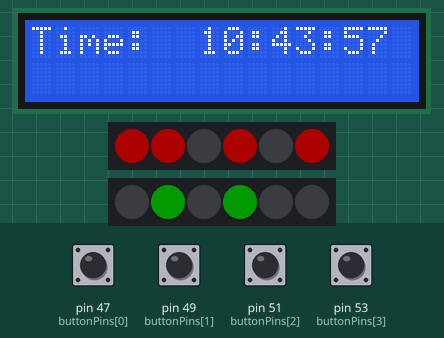
The sketch below on a simulated Arduino Mega 2560, built with avr-gcc and run on an emulated ATmega2560. Shown: 16×2 character LCD, 2 × 6 RGB LEDs in strip order, left to right. The inputs (shaded band) are chosen by the test bench; at power-on: pin 47 (buttonPins[0]), pin 49 (buttonPins[1]), pin 51 (buttonPins[2]), pin 53 (buttonPins[3]) LOW. Dim RGB values are drawn brighter than linear; the local clock reads 2024-03-15 10:24:30 at power-on unless the sketch sets it; what the sketch prints to the serial monitor is not drawn.

Above: at 2.2 s.
2.3 s: pin 47 (buttonPins[0]) pulled HIGH for 1 s
At 4.3 s:
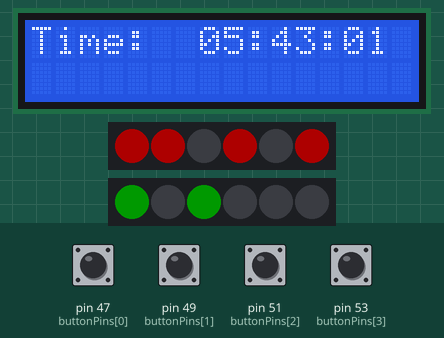
4.8 s: pin 47 (buttonPins[0]) pulled HIGH for 1 s
At 6.8 s:
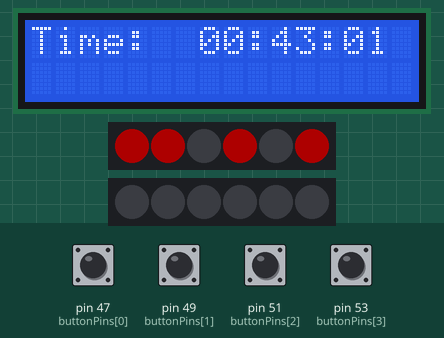
8.8 s: pin 49 (buttonPins[1]) pulled HIGH for 0.15 s
At 9.6 s:
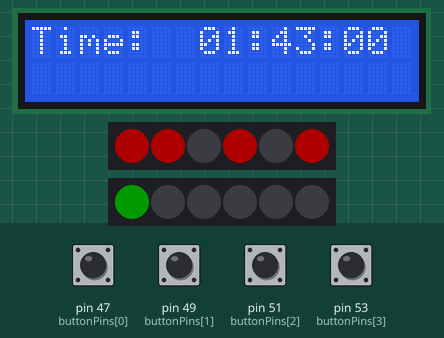
Timing chart, 0 to 9.9 s (numbered marks = the images above; inputs shaded):
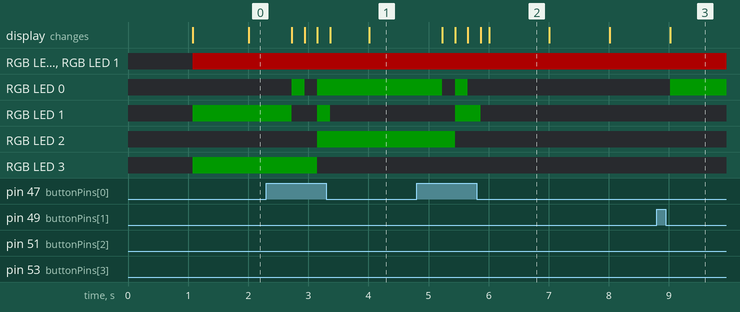

Measured:
- after the input at 8.8 s, the display: changes after 0.22 s (image 3)
- what the display in image 2 shows lasts 1.0 s, from 6.0 s to 7.0 s

The sketch:

clock_with_RTC_prints_to_lcd.ino
```cpp
#include <LiquidCrystal.h>
#include <DS3231.h>
#include <Wire.h>
#include <FastLED.h>

// Init the DS3231 using the hardware interface
DS3231 rtc(SDA, SCL);

// Initialize the library by associating any needed LCD interface pin
// with the Arduino pin number it is connected to
const int rs = 12, en = 11, d4 = 5, d5 = 4, d6 = 3, d7 = 2;
LiquidCrystal lcd(rs, en, d4, d5, d6, d7);

// Pins in order of most to least significant bit
const int min_pin = 6;
const int hour_pin = 7;
const int NUM_LEDS = 6;

// Create a FastLED object
CRGB min_leds[NUM_LEDS];
CRGB hour_leds[NUM_LEDS];

void parseTimeString(const String &timeString, int &hour, int &minute);

int manualHour = 0;
int manualMinute = 0;

const int buttonPins[] = {47, 49, 51, 53}; // Pins where buttons are connected

bool timeAdjusted = false;

void setup()
{
    // Start the serial port
    Serial.begin(57600);

    // Initialize the FastLED library
    FastLED.addLeds<WS2812B, min_pin, GRB>(min_leds, NUM_LEDS);
    FastLED.addLeds<WS2812B, hour_pin, GRB>(hour_leds, NUM_LEDS);
    FastLED.clear();

    // Set the brightness level (0-255)
    FastLED.setBrightness(50); // Adjust the brightness as desired

    // Start the I2C interface
    Wire.begin();
    rtc.begin();

    // The following lines can be uncommented to set the date and time
    rtc.setDOW(SATURDAY);     // Set Day-of-Week to TUESDAY
    rtc.setTime(10, 43, 55);  // Set the time to 10:43:00 (24hr format)
    rtc.setDate(24, 6, 2024); // Set the date to June 24th, 2024

    // Initialize button pins as inputs
    for (int i = 0; i < 4; i++)
    {
        pinMode(buttonPins[i], INPUT);
    }

    // Initialize the LCD
    lcd.begin(16, 2);

    // Delay for initial setup
    delay(1000);

    // Initialize manual time with RTC time
    String timeString = rtc.getTimeStr();
    parseTimeString(timeString, manualHour, manualMinute);
}

void loop()
{
    // Get the current time as a string
    String timeString = rtc.getTimeStr();
    Serial.println(timeString);

    // Handle button presses
    if (digitalRead(buttonPins[0]) == HIGH)
    {                                            // Button pressed (HIGH due to pull-down resistor)
        manualHour = (manualHour - 1 + 24) % 24; // Wrap around 24-hour format
        delay(200);                              // Debounce delay
        timeAdjusted = true;
    }
    if (digitalRead(buttonPins[1]) == HIGH)
    {                                       // Button pressed (HIGH due to pull-down resistor)
        manualHour = (manualHour + 1) % 24; // Wrap around 24-hour format
        delay(200);                         // Debounce delay
        timeAdjusted = true;
    }
    if (digitalRead(buttonPins[2]) == HIGH)
    {                                                // Button pressed (HIGH due to pull-down resistor)
        manualMinute = (manualMinute - 1 + 60) % 60; // Wrap around 60-minute format
        delay(200);                                  // Debounce delay
        timeAdjusted = true;
    }
    if (digitalRead(buttonPins[3]) == HIGH)
    {                                           // Button pressed (HIGH due to pull-down resistor)
        manualMinute = (manualMinute + 1) % 60; // Wrap around 60-minute format
        delay(200);                             // Debounce delay
        timeAdjusted = true;
    }

    if (timeAdjusted)
    {
        rtc.setTime(manualHour, manualMinute, 0); // Update the RTC time
        timeAdjusted = false;                     // Reset the flag
    }

    // Parse the hour and minute from the RTC time
    int rtcHour, rtcMinute;
    parseTimeString(timeString, rtcHour, rtcMinute);

    // Display the parsed values
    Serial.print("RTC hour: ");
    Serial.println(rtcHour);
    Serial.print("RTC minute: ");
    Serial.println(rtcMinute);

    // Display the binary values on LEDs
    displayNumberInBinary(rtcHour, hour_leds, CRGB::Green);
    displayNumberInBinary(rtcMinute, min_leds, CRGB::Red);

    // Display the current time from RTC on the LCD
    lcd.setCursor(0, 0);
    lcd.print("Time:  ");
    lcd.print(timeString);

    // // Display the manually adjusted time on the LCD
    // lcd.setCursor(0, 1);
    // lcd.print("Manual: ");
    // if (manualHour < 10)
    //     lcd.print("0"); // Leading zero for single digit hours
    // lcd.print(manualHour);
    // lcd.print(":");
    // if (manualMinute < 10)
    //     lcd.print("0"); // Leading zero for single digit minutes
    // lcd.print(manualMinute);
}

void displayNumberInBinary(int number, CRGB *leds, CRGB color)
{
    for (int i = 0; i < NUM_LEDS; i++)
    {
        // Check if the ith bit is set
        if (number & (1 << i))
        {
            leds[i] = color; // Turn LED to the specified color (1)
        }
        else
        {
            leds[i] = CRGB::Black; // Turn LED off (0)
        }
    }
    FastLED.show();
}

// Function to parse time string and update hour and minute variables
void parseTimeString(const String &timeString, int &hour, int &minute)
{
    // Extract hour and minute from the string
    hour = timeString.substring(0, 2).toInt();
    minute = timeString.substring(3, 5).toInt();
}
```
